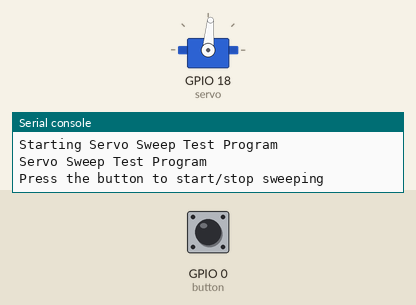
Recording of a program running on a simulated ESP32 board running MicroPython. On the bench: servo, the last lines printed to the serial console. The test bench sets the inputs (shaded band); at power-on: GPIO 0 (button) HIGH. Servo angles are drawn from the pulse width (0.5 ms = 0°, 2.5 ms = 180°).

Above: at 1.2 s.
1.3 s: GPIO 0 (button) pulled LOW for 0.15 s
At 1.46 s:
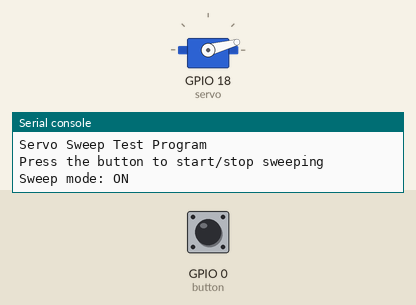
4.3 s: GPIO 0 (button) pulled LOW for 1 s
At 4.47 s:
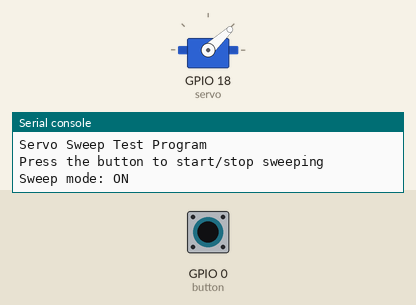
Timing chart, 0 to 13.3 s (numbered marks = the images above; inputs shaded):
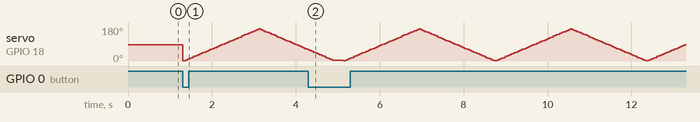

The program:

220_robot_arm.py
```python
"""
Simple Servo Sweep Program for ESP32 using MicroPython
This program controls a single servo motor and makes it sweep back and forth
to test if the servo is working correctly.
"""

from machine import Pin, PWM
import time

# Servo Configuration
# Define servo pin (using pins from the other side of the ESP32)
servo_pin = 18  # Using pin 18 from the other side

# Create PWM object for the servo
servo = PWM(Pin(servo_pin), freq=50)

# Button for controlling the servo (using the single button approach)
button = Pin(0, Pin.IN, Pin.PULL_UP)

# Current position of servo (angle in degrees)
servo_pos = 90
sweep_active = False

# Helper function to convert angle to PWM duty cycle
def angle_to_duty(angle):
    """Convert angle in degrees (0-180) to duty cycle"""
    # Most servo motors expect PWM signal with period of 20ms (freq=50Hz)
    # Pulse width between 1ms (duty=5%) and 2ms (duty=10%)
    min_duty = 26  # ~1ms pulse (0 degrees)
    max_duty = 123  # ~2ms pulse (180 degrees)
    return min_duty + (max_duty - min_duty) * (angle / 180)

# Set servo position
def set_servo_position():
    servo.duty(int(angle_to_duty(servo_pos)))

# Function to sweep servo back and forth
def sweep_servo():
    global servo_pos

    # Sweep from 0 to 180 degrees
    for angle in range(0, 180, 5):
        servo_pos = angle
        set_servo_position()
        time.sleep(0.05)

    # Sweep from 180 to 0 degrees
    for angle in range(180, 0, -5):
        servo_pos = angle
        set_servo_position()
        time.sleep(0.05)

# Button debouncing variables
last_press_time = 0
debounce_time = 200  # milliseconds

# Main control loop
def main():
    global sweep_active, servo_pos, last_press_time

    # Initialize servo position
    set_servo_position()
    print("Servo Sweep Test Program")
    print("Press the button to start/stop sweeping")

    while True:
        current_time = time.ticks_ms()
        button_value = button.value()

        # Button pressed (active low)
        if button_value == 0:
            # Debounce
            if time.ticks_diff(current_time, last_press_time) > debounce_time:
                # Toggle sweep mode
                sweep_active = not sweep_active
                print("Sweep mode: {}".format("ON" if sweep_active else "OFF"))
                last_press_time = current_time

        # Run sweep if active
        if sweep_active:
            sweep_servo()

        # Brief pause to prevent hogging the CPU
        time.sleep(0.01)

# Start the program
if __name__ == "__main__":
    print("Starting Servo Sweep Test Program")
    main()
```
